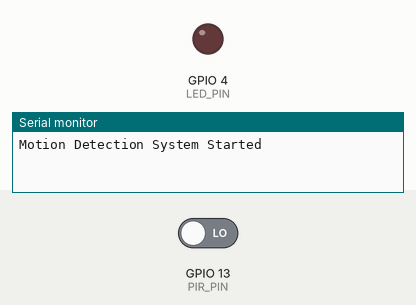
Recording of a program running on a simulated ESP32. On the bench: output pins drawn as LEDs (lit = HIGH), the last lines printed to the serial monitor. The test bench sets the inputs (shaded band); at power-on: GPIO 13 (PIR_PIN) LOW.

Above: at 1.2 s.
1.3 s: GPIO 13 (PIR_PIN) driven HIGH
At 1.8 s:
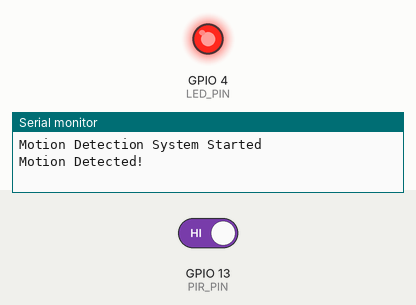
2.8 s: GPIO 13 (PIR_PIN) driven LOW
At 4.2 s:
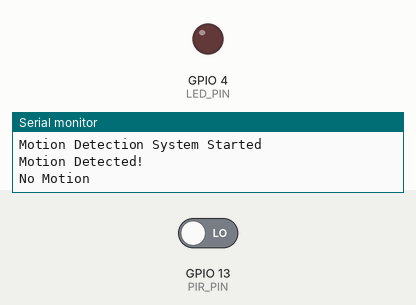
Timing chart, 0 to 5.8 s (numbered marks = the images above; inputs shaded):
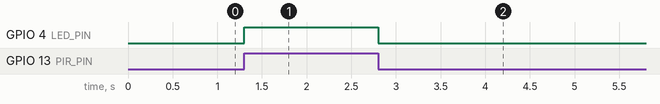

The program:

main.cpp
```cpp
#include <Arduino.h>

const int PIR_PIN = 13;
const int LED_PIN = 4;

bool motionDetected = false;

void setup() {
  Serial.begin(115200);

  pinMode(PIR_PIN, INPUT);
  pinMode(LED_PIN, OUTPUT);

  digitalWrite(LED_PIN, LOW);

  Serial.println("Motion Detection System Started");
}

void loop() {
  int motion = digitalRead(PIR_PIN);

  if (motion == HIGH && !motionDetected) {
    Serial.println("Motion Detected!");
    digitalWrite(LED_PIN, HIGH);
    motionDetected = true;
  }

  if (motion == LOW && motionDetected) {
    Serial.println("No Motion");
    digitalWrite(LED_PIN, LOW);
    motionDetected = false;
  }

  delay(100);
}
```

Measured:
- after the input at 1.3 s, GPIO 4 (LED_PIN): LOW → HIGH at once
- after the input at 2.8 s, GPIO 4 (LED_PIN): HIGH → LOW at once
